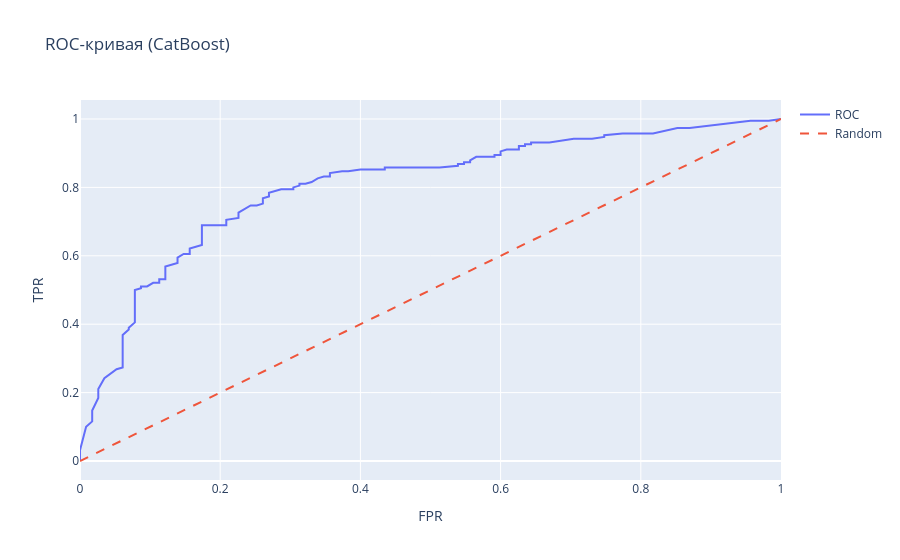

Notebook cell for this chart:
### Code cell
fpr, tpr, _ = roc_curve(y_test, test_proba)
fig_roc = go.Figure()
fig_roc.add_trace(go.Scatter(x=fpr, y=tpr, mode='lines', name='ROC'))
fig_roc.add_trace(go.Scatter(x=[0,1], y=[0,1], mode='lines', name='Random', line=dict(dash='dash')))
fig_roc.update_layout(title='ROC-кривая (CatBoost)', xaxis_title='FPR', yaxis_title='TPR')
fig_roc.show()
